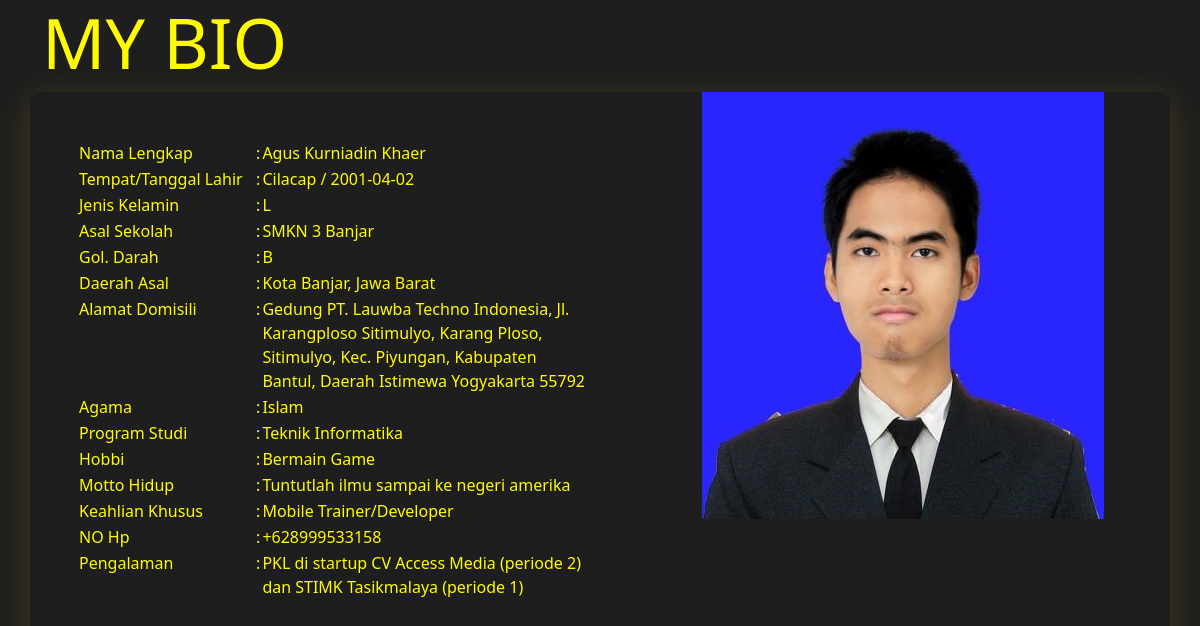
Page /pages/show_bio.php on the committed database.
### tables this page shows
CREATE TABLE `biodata` (
  `id_biodata` int(11) NOT NULL,
  `nama_lengkap` varchar(100) NOT NULL,
  `tempat_lahir` varchar(50) NOT NULL,
  `tanggal_lahir` date NOT NULL,
  `jenis_kelamin` enum('L','P') NOT NULL,
  `asal_sekolah` varchar(150) NOT NULL,
  `golongan_darah` enum('A','B','AB','O') NOT NULL,
  `daerah_asal` varchar(150) NOT NULL,
  `alamat_domisili` text NOT NULL,
  `agama` enum('Islam','Kristen','Hindu','Buddha','Konghucu') NOT NULL,
  `program_studi` varchar(100) NOT NULL,
  `hobbi` varchar(50) NOT NULL,
  `motto_hidup` text NOT NULL,
  `keahlian_khusus` varchar(50) NOT NULL,
  `no_hp` varchar(15) NOT NULL,
  `pengalaman` text NOT NULL,
  `pass_foto` text NOT NULL
);

### pages/show_bio.php (the view, shortened to what this page needs)
<?php
    include "../connection.php";
    $query = mysqli_query($conn,"SELECT * FROM biodata ORDER BY id_biodata ASC LIMIT 1") or die(mysqli_error($conn));
    $data = mysqli_fetch_assoc($query);
?>
<!DOCTYPE html>
<html lang="en">
<head>
    <link rel="stylesheet" href="..\assets\css\bootstrap.min.css">
    <link rel="stylesheet" href="../assets/css/bio.css">
</head>
<body>
<div class="container">
    <h1 class="title-page">
    </h1>
</div>
<main>
    <center>
        <div class="container bio-card">
            <div class="row">
                <div class="col p-md-5">
                    <table class="table-bio">
                        <tr>
                            <td>Nama Lengkap</td>
                            <td>:</td>
                            <td><?= $data['nama_lengkap']?></td>
                        </tr>
                        <tr>
                            <td>Tempat/Tanggal Lahir</td>
                            <td>:</td>
                            <td><?= $data['tempat_lahir']." / ".$data['tanggal_lahir']?></td>
                        </tr>
                        <tr>
                            <td>Jenis Kelamin</td>
                            <td>:</td>
                            <td><?= $data['jenis_kelamin']?></td>
                        </tr>
                        <tr>
                            <td>Asal Sekolah</td>
                            <td>:</td>
                            <td><?= $data['asal_sekolah']?></td>
                        </tr>
                        <tr>
                            <td>Gol. Darah</td>
                            <td>:</td>
                            <td><?= $data['golongan_darah']?></td>
                        </tr>
                        <tr>
                            <td>Daerah Asal</td>
                            <td>:</td>
                            <td><?= $data['daerah_asal']?></td>
                        </tr>
                        <tr>
                            <td>Alamat Domisili</td>
                            <td>:</td>
                            <td><?= $data['alamat_domisili']?></td>
                        </tr>
                        <tr>
                            <td>Agama</td>
                            <td>:</td>
                            <td><?= $data['agama']?></td>
                        </tr>
                        <tr>
                            <td>Program Studi</td>
                            <td>:</td>
                            <td><?= $data['program_studi']?></td>
                        </tr>
                        <tr>
                            <td>Hobbi</td>
                            <td>:</td>
                            <td><?= $data['hobbi']?></td>
                        </tr>
                        <tr>
                            <td>Motto Hidup</td>
                            <td>:</td>
                            <td><?= $data['motto_hidup']?></td>
                        </tr>
                        <tr>
                            <td>Keahlian Khusus</td>
                            <td>:</td>
                            <td><?= $data['keahlian_khusus']?></td>
                        </tr>
                        <tr>
                            <td>NO Hp</td>
                            <td>:</td>
                            <td><?= $data['no_hp']?></td>
                        </tr>
                        <tr>
                            <td>Pengalaman</td>
                            <td>:</td>
                            <td><?= $data['pengalaman']?></td>
                        </tr>
                    </table>
                </div>
                <div class="col">
                    <img src="../images/<?= $data['pass_foto']?>" alt="<?= $data['pass_foto']?>" width="230" height="250">
                </div>
            </div>
        </div>
    </center>
</main>
</body>
</html>

### assets/css/bio.css (style rules this page uses)
* { cursor: url('../icons/icons8-cursor-64.png'), auto; }
body { background-color: rgb(30, 30, 30); }
h1.title-page { font-family: ; color: rgb(255, 251, 0); font-size: 70px; }
.table-bio tr td { text-align: left; vertical-align: top; }
.bio-card { box-shadow: 0 8px 32px 0 rgba(135, 116, 31, 0.37); backdrop-filter: blur(2px); -webkit-backdrop-filter: blur(2px); border-radius: 10px; color: rgb(255, 251, 0); }
.table-bio tr td:nth-child(1) { width: 35%; }
.col:nth-child(2) { width: 100%; height: 100%; }
.col:nth-child(2) img { width: auto; height: auto; }
.table-bio tr td:nth-child(3) { width: 100%; }

### rows in the picture
biodata: nama_lengkap "Agus Kurniadin Khaer", tempat_lahir "Cilacap", tanggal_lahir "2001-04-02", jenis_kelamin "L", asal_sekolah "SMKN 3 Banjar", golongan_darah "B", daerah_asal "Kota Banjar, Jawa Barat", alamat_domisili "Gedung PT. Lauwba Techno Indonesia, Jl. Karangploso Sitimulyo, Karang Ploso, Sitimulyo, Kec. Piyungan, Kabupaten Bantul, Daerah Istimewa Yogyakarta 55792", agama "Islam", program_studi "Teknik Informatika", hobbi "Bermain Game", motto_hidup "Tuntutlah ilmu sampai ke negeri amerika", keahlian_khusus "Mobile Trainer/Developer", no_hp "+628999533158", pengalaman "PKL di startup CV Access Media (periode 2) dan STIMK Tasikmalaya (periode 1)", pass_foto (picture)
